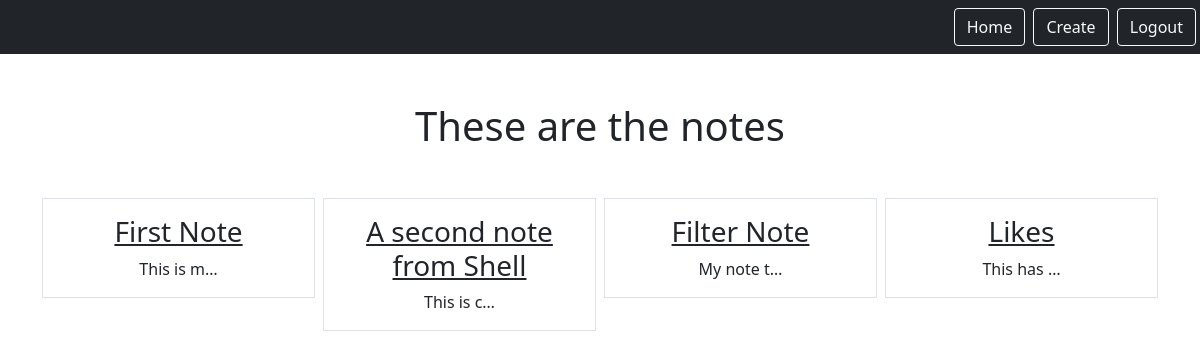
Page /smart/notes (signed in) on the earlier database version.
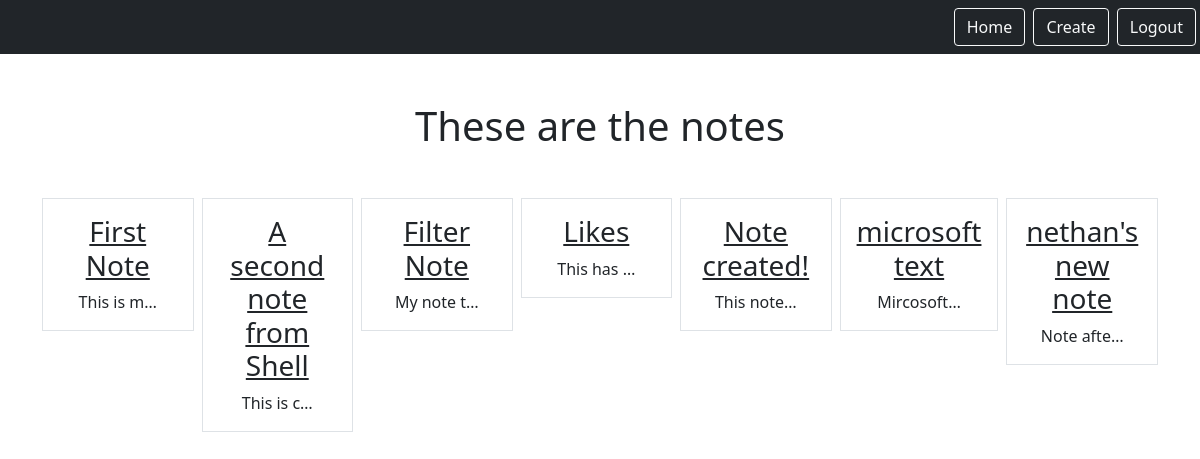
Same page on the later database version.
### notes/models.py (models this page shows)
class Notes(models.Model):
    title = models.CharField(max_length=200)
    text = models.TextField()
    created = models.DateTimeField(auto_now_add=True)
    likes = models.PositiveSmallIntegerField(default=0)
    user = models.ForeignKey(User, on_delete=models.CASCADE, related_name="notes")
    is_public = models.BooleanField(default=False)

### notes/views.py (the view)
# urls.py: path('notes',views.NotesListView.as_view(), name="notes.list"),
class NotesListView(LoginRequiredMixin, ListView):
    model = Notes
    context_object_name = "notes"
    template_name = "notes/notes_list.html"
    login_url = '/admin'
    def get_queryset(self):
        return self.request.user.notes.all()

### notes/templates/notes/notes_list.html
{% extends "base.html" %}
{% block content %}
    <h1 class="my-5"> These are the notes</h1>
    <div class = "row row-cols3 g-2">
        {% for note in notes %}
        <div class = "col">
            <div class = "p-3 border">
                <a href ="{% url 'notes.detail' pk=note.id %}" class="text-dark text-decoration-non"><h3>{{note.title}}</h3> </a>
                {{note.text|truncatechars:10}}
            </div>
        </div>
        {% endfor %}
    </div>
{% endblock  %}

### static/templates/base.html (shortened to what this page needs)
{% load static %}
<html>
    <head>
        <link href="https://cdn.jsdelivr.net/npm/bootstrap@5.0.1/dist/css/bootstrap.min.css" rel="stylesheet">
    </head>
    <body>
      <nav class="navbar navbar-dark bg-dark">
        <div class="ms-auto">
          {% if user.is_authenticated %}
          <a href="{% url 'home'%}" class="btn btn-outline-light me-1">Home</a>
          <a href="{% url 'notes.new'%}" class="btn btn-outline-light me-1">Create</a>
          <form method="post" action="{% url 'logout' %}" class="d-inline">
            <button type="submit" class="btn btn-outline-light me-1">Logout</button>
          </form>
          {% else %}
            <a href="{% url 'login'%}" class="btn btn-outline-light me-1">Login</a>
            <a href="{% url 'signup'%}" class="btn btn-outline-light me-1">Signup</a>
          {% endif %}
        </div>
      </nav>
      <div class="my-5 text-center container">
        {% block content %}
        {% endblock %}
      </div>
    </body>
</html>

Differences in the rows shown:
added Notes: title "Note created!", text "This note…"
added Notes: title "microsoft text", text "Mircosoft…"
added Notes: title "nethan's new note", text "Note afte…"
